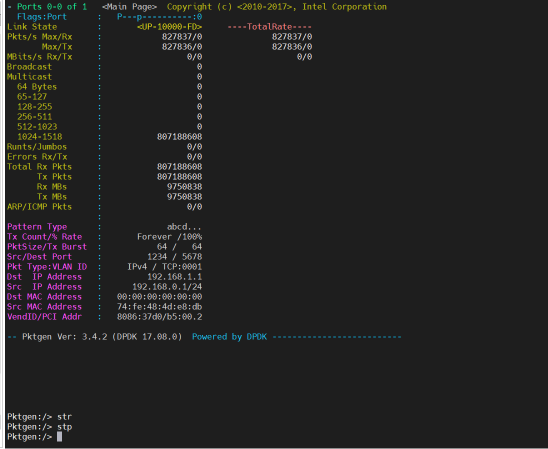
#> input picture assets/images/1workers_15min_no_drop-6f0d644451e2a2be1ec7d6c6baf97c4b.png, 1095 x 898 px (shown at 1/2 size)
$ python -i stamp_badge.py   (imports and definitions only)
#> lines starting #> are read from the running program, lines starting #| are printed output that depends on the picture; after the words box and inside, x2 and y2 are one past the last pixel; in counts of white or black regions, pixels touching at a corner belong together
#> in stamp_badge, image is the input picture: PIL image 1095x898 RGBA; mean R, G, B, A 36.5, 36, 35.6, 255
### aiv/pipeline/pyv/fonts.py
"""中文字体解析：跨平台挑一款能用的中文字体。

macOS 自带 `PingFang SC`；Linux 上没有等价物——PingFang 是 Apple 的授权
字体，**不能随仓库分发**。Linux 上退到开源的 `Noto Sans CJK SC` /
`Source Han Sans SC`（思源黑体）。

**代价**：同一段文字在 macOS 与 Linux 上渲染出的像素不一样（字形不同）。
文案、字幕内容一字不变，视觉上仍是同一套现代无衬线黑体。
验收口径按「视觉等价」而不是「逐像素一致」，见《形象与音色规范》。

选中的字体族名由 `font_family()` 统一给出——渲染代码不要再各自硬编码
`PingFang SC`，否则换平台时会静默画成豆腐块。

优先级：

1. `AIV_FONT_FAMILY` 环境变量（显式指定族名，最高优先级）
2. 已知路径上的字体文件——**macOS 的 PingFang 排在 Linux 的 Noto 前面**，
   这样在 macOS 上出来的画面与历史版本逐像素一致
3. `fontconfig`（Linux 上 cairo 就是靠它按族名解析字体）：问它要一款
   支持中文（`:lang=zh`）的字体
4. 都没有 → 抛错，报错信息里给出安装命令
"""
from __future__ import annotations

import glob
import os
import shutil
import subprocess
from dataclasses import dataclass
from functools import lru_cache

# 环境变量：显式指定字体族名（CI、特殊机器用）
FONT_ENV = "AIV_FONT_FAMILY"

INSTALL_HINT = (
    "Debian/Ubuntu: sudo apt-get install -y fonts-noto-cjk\n"
    "  Fedora/RHEL:  sudo dnf install google-noto-sans-cjk-fonts\n"
    "  Arch:         sudo pacman -S noto-fonts-cjk\n"
    "  或自带字体：把 NotoSansCJK-Regular.ttc 放进 "
    "~/.local/share/fonts/ 后跑 fc-cache -f"
)

# 探测不到字形时的探针字符（Unicode 私有区，字体一般没有）
_MISSING_GLYPH = "\ue000"


@dataclass(frozen=True)
class FontCandidate:
    """一个候选字体：文件路径 → cairo 用的字体族名。"""

    path: str
    family: str
    label: str


@dataclass(frozen=True)
class ResolvedFont:
    """挑中的那款字体。"""

    family: str
    path: str | None
    label: str
    resolves: bool


# ---- macOS：系统自带 PingFang SC ----------------------------------------

MACOS_CANDIDATES = (
    FontCandidate("/System/Library/Fonts/PingFang.ttc",
                  "PingFang SC", "PingFang SC（macOS 自带）"),
    FontCandidate("/System/Library/Fonts/PingFang SC.ttc",
                  "PingFang SC", "PingFang SC（macOS 自带）"),
)

# macOS 新版把 PingFang 放进可下载资产目录，文件名带哈希，需 glob
MACOS_ASSET_GLOB = (
    "/System/Library/AssetsV2/com_apple_MobileAsset_Font8/*/AssetData/PingFang.ttc"
)

# ---- Linux：开源中文字体 --------------------------------------------------

LINUX_CANDIDATES = (
    FontCandidate("/usr/share/fonts/opentype/noto/NotoSansCJK-Regular.ttc",
                  "Noto Sans CJK SC", "Noto Sans CJK SC（fonts-noto-cjk）"),
    FontCandidate("/usr/share/fonts/opentype/noto/NotoSansCJKsc-Regular.otf",
                  "Noto Sans CJK SC", "Noto Sans CJK SC（fonts-noto-cjk）"),
    FontCandidate("/usr/share/fonts/truetype/noto/NotoSansCJK-Regular.ttc",
                  "Noto Sans CJK SC", "Noto Sans CJK SC（fonts-noto-cjk）"),
    FontCandidate("/usr/share/fonts/opentype/noto/NotoSansCJK-VF.ttc",
                  "Noto Sans CJK SC", "Noto Sans CJK SC（可变字重）"),
    FontCandidate("/usr/share/fonts/opentype/source-han-sans/SourceHanSansSC-Regular.otf",
                  "Source Han Sans SC", "思源黑体 Source Han Sans SC"),
    FontCandidate("/usr/share/fonts/truetype/source-han-sans/SourceHanSansSC-Regular.otf",
                  "Source Han Sans SC", "思源黑体 Source Han Sans SC"),
)

# 自己装到 home / /usr/local 下的
USER_FONT_GLOBS = (
    "~/.local/share/fonts/**/NotoSansCJK*",
    "~/.local/share/fonts/**/SourceHanSansSC*",
    "~/.fonts/**/NotoSansCJK*",
    "~/.fonts/**/SourceHanSansSC*",
    "/usr/local/share/fonts/**/NotoSansCJK*",
    "/usr/local/share/fonts/**/SourceHanSansSC*",
)

# fontconfig 兜底时优先问这些族名
FALLBACK_FAMILIES = (
    "Noto Sans CJK SC",
    "Source Han Sans SC",
    "PingFang SC",
    "Hiragino Sans GB",
    "Microsoft YaHei",
    "WenQuanYi Zen Hei",
)


def _expand(patterns: tuple[str, ...]) -> list[str]:
    out: list[str] = []
    for pattern in patterns:
        out.extend(sorted(glob.glob(os.path.expanduser(pattern), recursive=True)))
    return out


def _all_candidates() -> list[FontCandidate]:
    """所有候选，按优先级排：macOS 优先（画面与历史版本一致），再 Linux。"""
    candidates: list[FontCandidate] = list(MACOS_CANDIDATES)
    candidates.extend(
        FontCandidate(path, "PingFang SC", "PingFang SC（macOS 可下载资产）")
        for path in _expand((MACOS_ASSET_GLOB,))
    )
    candidates.extend(LINUX_CANDIDATES)
    candidates.extend(
        FontCandidate(path, "Noto Sans CJK SC", "Noto Sans CJK SC（用户自装）")
        for path in _expand(USER_FONT_GLOBS)
    )
    return candidates


def _resolved_width(family: str, sample: str = "并行解码") -> float:
    """cairo 实际解析该字体族后的文本宽度。"""
    import cairo

    surface = cairo.ImageSurface(cairo.FORMAT_ARGB32, 1, 1)
    ctx = cairo.Context(surface)
    ctx.select_font_face(family, cairo.FONT_SLANT_NORMAL, cairo.FONT_WEIGHT_NORMAL)
    ctx.set_font_size(40)
    return ctx.text_extents(sample).width


def family_resolves(family: str) -> bool:
    """这个族名能不能被 cairo 解析出来（而不是静默回退到默认字体）。

    判定方式：真字体族与不存在字体的文本宽度必然不同。
    """
    try:
        fallback = _resolved_width("__NoSuchFontFamily__")
        return abs(_resolved_width(family) - fallback) > 0.5
    except Exception:
        return False


# [21 lines left out: function _fc_chinese_families, not called in this run]


@lru_cache(maxsize=1)
def resolve_font() -> ResolvedFont:
    """挑一款可用的中文字体。找不到就返回 resolves=False 的占位结果。"""
    env = os.environ.get(FONT_ENV, "").strip()
    if env:
        return ResolvedFont(env, None, f"{env}（{FONT_ENV} 指定）",
                            family_resolves(env))

    for candidate in _all_candidates():
        if os.path.exists(candidate.path):
            return ResolvedFont(
                candidate.family, candidate.path, candidate.label,
                family_resolves(candidate.family),
            )

    # fontconfig 兜底：先问已知族名，再问系统里任何一款支持中文的字体
    tried: list[str] = []
    for family in list(FALLBACK_FAMILIES) + _fc_chinese_families():
        if family in tried:
            continue
        tried.append(family)
        if family_resolves(family):
            return ResolvedFont(family, None, f"{family}（fontconfig）", True)

    return ResolvedFont(MACOS_CANDIDATES[0].family, None,
                        "未找到中文字体", False)


def reset_font_cache() -> None:
    """改完环境变量或装完字体后，让下一次解析重新探测。"""
    resolve_font.cache_clear()


def font_family() -> str:
    """给 `ctx.select_font_face()` 用的字体族名。"""
    return resolve_font().family


# [30 lines left out: functions assert_font_available, missing_glyph, not called in this run]

### aiv/character/scripts/stamp_badge.py
#!/usr/bin/env python3
"""给胸口铭牌印上 growdu（真实字体渲染）。

规范：铭牌**必须**显示 growdu——那是品牌标识，不能空着。但文字**不能**交给
模型生成：模型的中英文会乱码（growdu 可能变成 giowdu / grawdu）。

所以生成之后统一做一次后处理：

  1. 自动定位胸口那块白铭牌（不硬编码坐标，重生成后依然有效）
  2. 把铭牌刷成纯白，抹掉模型写的任何字
  3. 用 PingFang SC 写上 growdu

文字来源于是从「模型碰运气」变成「代码确定」：模型这次碰巧写对了也不算数，
下次重新生成时铭牌照样是对的。

铭牌定位：
  1. 铭牌在马甲上，所以先取最大一块马甲色连通块的包围盒，只在这块区域里找
     「近白色」的连通块——这一条约束同时挡掉了白底图里的大片背景
  2. 候选必须是横向长方形、边长与面积都够大
  3. 铭牌是「被深藏蓝马甲围住的一小块白」，所以四周一圈马甲色占比最高的那个
     就是它

用法：
  python3 scripts/stamp_badge.py                  # 处理默认素材
  python3 scripts/stamp_badge.py <png> [png...]   # 处理指定文件
"""
from __future__ import annotations

import sys
from dataclasses import dataclass
from pathlib import Path

import cairo
import numpy as np
from PIL import Image
from scipy import ndimage

HERE = Path(__file__).resolve().parent
AIV = HERE.parent.parent                     # aiv
CHAR_DIR = AIV / "character"
BRAND_ASSETS = AIV / "brand" / "assets"

# 字体族名统一由流水线解析（macOS PingFang SC / Linux Noto Sans CJK SC）
sys.path.insert(0, str(AIV / "pipeline"))
from pyv import fonts  # noqa: E402

# [1 line that did not run here, left out]
TEXT = "growdu"
TEXT_COLOR = (0x1B, 0x2A, 0x47)          # 深藏蓝，跟字幕主色一致
TEXT_WIDTH_RATIO = 0.76                  # 文字宽度占铭牌宽度的比例
TEXT_HEIGHT_RATIO = 0.52                 # 文字高度占铭牌高度的比例

NEAR_WHITE = 205          # 近白阈值
VEST_MAX = (110, 140, 175)   # 深藏蓝马甲的 r/g/b 上限
VEST_BLUE_MARGIN = 20       # 马甲还要满足 b > r + 该值
MIN_SIDE = 8                # 铭牌最小边长（像素）
# 铭牌是横向长方形。实测长宽比在 1.8 ~ 2.4 之间（盖章后白色块会略微
# 上下扩展一点），所以卡 1.5 留足余量。
MIN_ASPECT = 1.5            # 铭牌是横向长方形
MAX_AREA_RATIO = 0.004      # 铭牌面积不超过画布的 0.4%
# 铭牌四周一圈的「马甲占比」随生成批次波动很大（实测 0.17 ~ 0.74：
# 铭牌有时紧贴马甲边沿，有时旁边是角色的浅色身体），所以这个值只当
# 兜底门槛，真正的判据是尺寸 + 长宽比。
MIN_VEST_FRACTION = 0.08    # 四周一圈必须是马甲色
# 铭牌是服装上固定尺寸的道具，所有素材同一比例，所以按画布比例卡下限。
# 这一条是眼镜带来的：镜腿末端模型偶尔会贴一块小白牌，它四周全是镜框色，
# 「马甲占比」接近 1.0，比真正的铭牌还高——只有「够大」才分得开。
MIN_WIDTH_RATIO = 0.035     # 铭牌宽度至少占画布宽 3.5%（2048 画布 ≈ 72px）
MIN_HEIGHT_RATIO = 0.015    # 铭牌高度至少占画布高 1.5%（2048 画布 ≈ 31px）
# 铭牌在**胸口**，不在脸上。实测铭牌的上沿都在主体高度的 62%~68% 处
# （主形象 68%、点赞姿态 62%），而眼镜上的白牌在 30% 上下。
# 这条约束挡的是「镜框上的白牌把真铭牌挤掉」——那块白牌四周全是深藏蓝的
# 镜框，「马甲占比」比胸口那块真铭牌还高，光看颜色分不开。
MIN_BADGE_SUBJECT_Y = 0.45  # 铭牌上沿必须低于主体高度的 45%
# 铭牌是**纯白**的塑料牌，而小象的脚趾是奶油色、眼睛是高光：
# 实测铭牌区域「三个通道都 ≥ 240」的像素占 85%~89%，
# 脚趾只有 21%，眼睛 1%。这条把「胸口的白块」和「脚上的白块」分开。
WHITE_CHANNEL_MIN = 240
MIN_WHITE_FRACTION = 0.55

DEFAULT_TARGETS = (
    CHAR_DIR / "growdu_character_2k.png",
    CHAR_DIR / "growdu_character_2k_nobg.png",
    BRAND_ASSETS / "growdu_pose_thumbsup_nobg.png",
    BRAND_ASSETS / "growdu_pose_wave_nobg.png",
)


@dataclass(frozen=True)
class Badge:
    """铭牌的几何信息。origin 是文字基线起点（相对铭牌左上角）。"""
    box: tuple[int, int, int, int]
    size: int
    origin: tuple[float, float]


def _vest_regions(vest: np.ndarray) -> list[tuple[int, int, int, int]]:
    """马甲区域的候选包围盒，按优先级排列。

    先用**最大连通块**的包围盒，再退回「所有马甲色像素」的包围盒。

    为什么不能只用后者：眼镜的镜框和马甲是同一个深藏蓝 #2B4C7E。眼镜一戴上，
    「所有马甲色像素」就把脸上那副镜框也算了进去，搜索区域被撑到整个上半身——
    脸上的一小块高光会被误判成铭牌（实测就翻车了：真正的铭牌在胸口，
    检测器却抓到了鼻梁上的一小条反光）。

    为什么还要留个退路：马甲有渐变阴影，可能被切碎成几块，最大那块未必
    包住铭牌。真到那一步，退回全图马甲包围盒比什么都找不到强。
    """
    regions: list[tuple[int, int, int, int]] = []
    labels, count = ndimage.label(vest)
    blob_top = 0
    if count:
        sizes = ndimage.sum(vest, labels, range(1, count + 1))
        sl = ndimage.find_objects(labels)[int(np.argmax(sizes))]
        blob_top = sl[0].start
        regions.append((sl[1].start, sl[0].start, sl[1].stop, sl[0].stop))
    ys, xs = np.nonzero(vest)
    if len(xs):
        # 退路：所有马甲像素的包围盒，但**上沿不许高过衣服上沿**。
        # 衣服上沿以上是脸——眼镜的镜腿也在那儿，模型偶尔会在镜腿上贴一块
        # 小白铭牌，那块白四周全是镜框颜色，「马甲占比」高达 1.0，
        # 不夹住上沿它就会把脸上那块抢走。
        fallback = (int(xs.min()), max(int(ys.min()), blob_top),
                    int(xs.max()) + 1, int(ys.max()) + 1)
        if fallback not in regions:
            regions.append(fallback)
    return regions


def find_badge(image: Image.Image) -> tuple[int, int, int, int] | None:
    """返回铭牌矩形 (x0, y0, x1, y1)；找不到返回 None。

    铭牌在马甲上，所以只在**马甲区域内**找白块——这一条约束同时挡掉了
    白底图里的大片背景，避免白色连通块被误当成铭牌。
    """
    arr = np.array(image.convert("RGBA"))
    r, g, b = arr[..., 0], arr[..., 1], arr[..., 2]
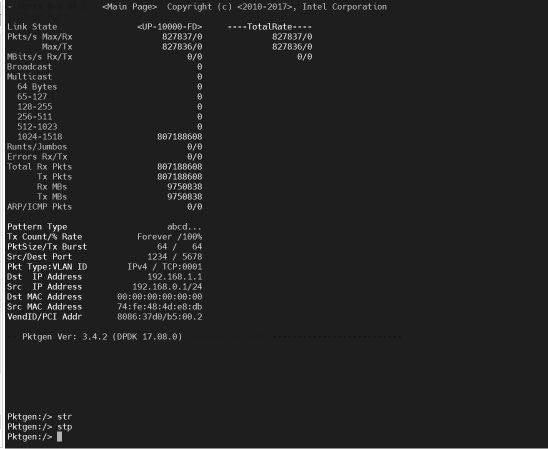
#> r: shape (898, 1095) (shown at 1/2 size); min 18, max 255, mean 36.5
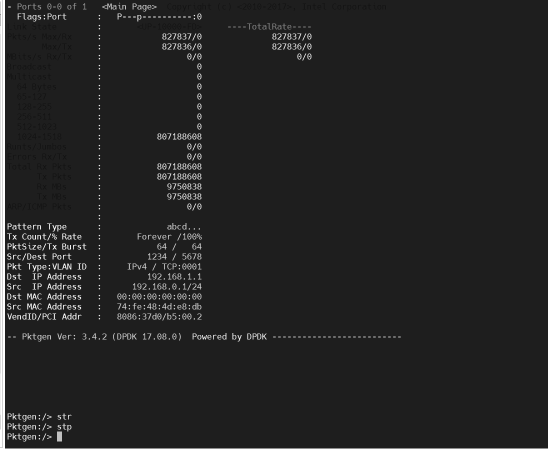
#> b: shape (898, 1095) (shown at 1/2 size); min 18, max 255, mean 35.6
    alpha = arr[..., 3]
#> alpha: shape (898, 1095); every value is 255
    near_white = (r > NEAR_WHITE) & (g > NEAR_WHITE) & (b > NEAR_WHITE)
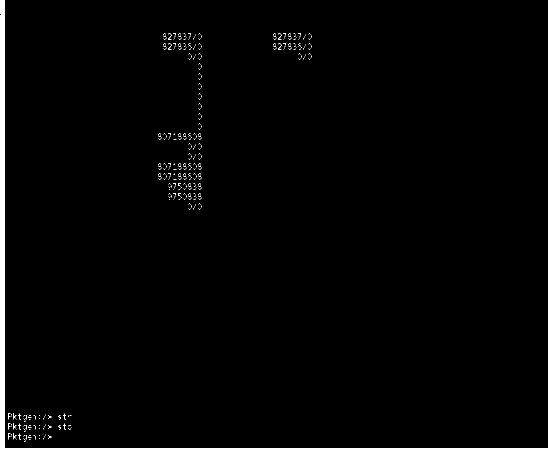
#> near_white: shape (898, 1095) bool (shown at 1/2 size); 1.1% white; 648 white regions (635 under 20 px), largest, box (x1, y1, x2, y2) and area: (0, 0, 1095, 898) 5585, (0, 0, 4, 895) 2800, (336, 67, 343, 79) 26
    if alpha.min() < 250:
        near_white &= alpha > 200      # 透明底版：先把背景剔掉
    vest = (
        (r < VEST_MAX[0]) & (g < VEST_MAX[1]) & (b < VEST_MAX[2])
        & (b > r + VEST_BLUE_MARGIN)
    )
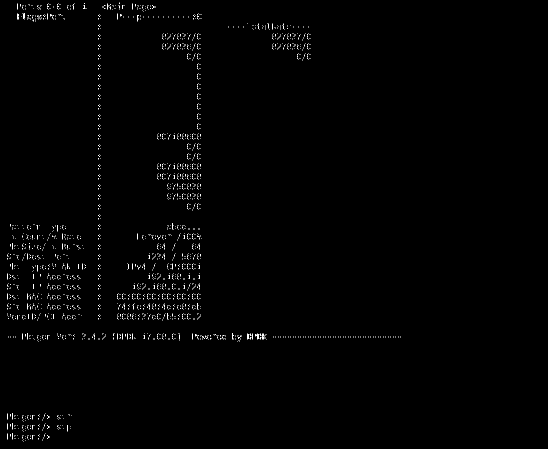
#> vest: shape (898, 1095) bool (shown at 1/2 size); 0.57% white in thin lines or dots, all inside (x1, y1, x2, y2) = (14, 5, 802, 883)
    if not vest.any():
        return None

    labels, _ = ndimage.label(near_white)
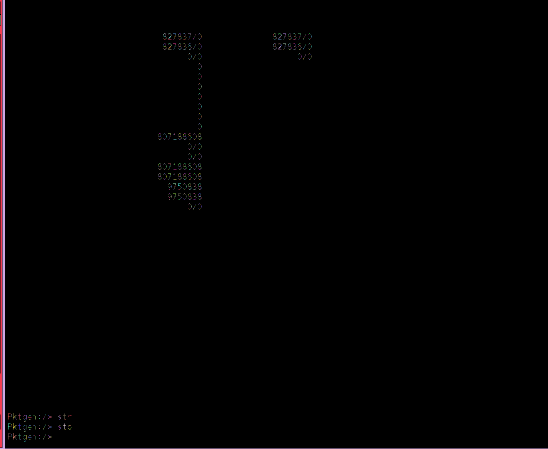
#> labels: shape (898, 1095) int32 (shown at 1/2 size); 867 distinct labels, from 0 to 866; one colour per label, 0 black
    height, width = arr.shape[:2]
#> height = 898; width = 1095
    subject = _subject_box(arr)
    # 纯白像素：三个通道都足够高。铭牌是白塑料牌，脚趾是奶油色。
    solid_white = (r >= WHITE_CHANNEL_MIN) & (g >= WHITE_CHANNEL_MIN) \
        & (b >= WHITE_CHANNEL_MIN)
    for region in _vest_regions(vest):
        best = _best_badge_in(near_white, vest, labels, region, width, height,
                              subject, solid_white)
        if best is not None:
            return best
    return None


def _subject_box(arr: np.ndarray) -> tuple[int, int, int, int] | None:
    """主体包围盒，用来判断某个白块在「脸上」还是「胸口」。"""
    rgb = arr[..., :3]
    alpha = arr[..., 3]
    if alpha.min() < 250:
        mask = alpha > 8
    else:
        mask = ~((rgb[..., 0] > 240) & (rgb[..., 1] > 240) & (rgb[..., 2] > 240))
#> mask: shape (898, 1095) bool; 99.2% white; 3 black regions, box (x1, y1, x2, y2) and area: (0, 0, 1095, 898) 5585, (0, 0, 4, 895) 1925, (0, 30, 1, 50) 20
        # 白底图：画布最外圈可能有压缩杂色，清掉
        mask[:2, :] = False
        mask[-2:, :] = False
        mask[:, :2] = False
        mask[:, -2:] = False
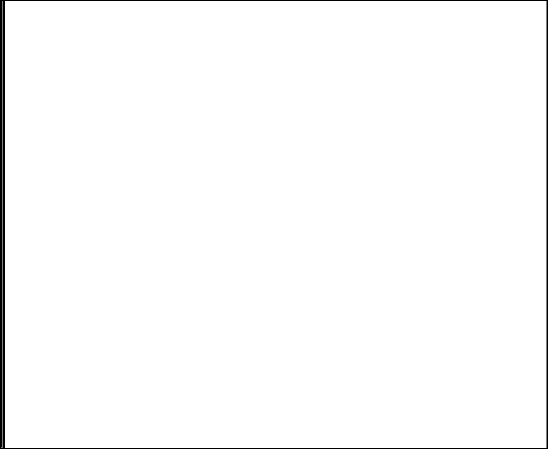
#> mask: shape (898, 1095) bool (shown at 1/2 size); 98.6% white; 1 black region, box (x1, y1, x2, y2) and area: (0, 0, 1095, 898) 14212
    rows = np.flatnonzero(mask.any(axis=1))
#> rows = 894 values from 2 to 895
    cols = np.flatnonzero(mask.any(axis=0))
#> cols = 1086 values from 2 to 1092
    if rows.size == 0 or cols.size == 0:
        return None
    return int(cols[0]), int(rows[0]), int(cols[-1]) + 1, int(rows[-1]) + 1


def _best_badge_in(near_white: np.ndarray, vest: np.ndarray,
                   labels: np.ndarray, region: tuple[int, int, int, int],
                   width: int, height: int,
                   subject: tuple[int, int, int, int] | None,
                   solid_white: np.ndarray | None = None,
                   ) -> tuple[int, int, int, int] | None:
    """在 region 这块马甲区域里找最像铭牌的白块。"""
    vx0, vy0, vx1, vy1 = region
    best: tuple[tuple[int, int, int, int], float] | None = None
    for sl in ndimage.find_objects(labels):
        y0, y1 = sl[0].start, sl[0].stop
        x0, x1 = sl[1].start, sl[1].stop
        if x0 == 0 or y0 == 0 or x1 == width or y1 == height:
            continue                    # 与画布边缘相连 → 那是背景
        if x0 < vx0 or x1 > vx1 or y0 < vy0 or y1 > vy1:
            continue                    # 不在马甲上 → 不是铭牌
        if subject is not None:
            subject_h = subject[3] - subject[1]
            if subject_h > 0 and (y0 - subject[1]) < MIN_BADGE_SUBJECT_Y * subject_h:
                continue                # 太靠上 → 脸上的东西（眼镜上的白牌）
        box_w, box_h = x1 - x0, y1 - y0
        if min(box_w, box_h) < MIN_SIDE:
            continue
        if box_w < MIN_WIDTH_RATIO * width or box_h < MIN_HEIGHT_RATIO * height:
            continue                    # 太小 → 是零碎高光，不是铭牌
        if box_w < MIN_ASPECT * box_h:
            continue                    # 铭牌是横向长方形
        if box_w * box_h > MAX_AREA_RATIO * width * height:
            continue
        # 纯白度：铭牌是白塑料牌，脚趾是奶油色，眼睛是高光
        if solid_white is None:
            continue
        white_fraction = float(solid_white[y0:y1, x0:x1].mean())
        if white_fraction < MIN_WHITE_FRACTION:
            continue
        ring = np.zeros_like(near_white)
        ring[max(0, y0 - 4):y1 + 4, max(0, x0 - 4):x1 + 4] = True
        ring[y0:y1, x0:x1] = False
        fraction = float(vest[ring].mean()) if ring.any() else 0.0
        if fraction < MIN_VEST_FRACTION:
            continue
        if best is None or fraction > best[1]:
            best = ((x0, y0, x1, y1), fraction)
    return best[0] if best else None


def _measure(ctx: cairo.Context, text: str, size: float):
    ctx.set_font_size(size)
    return ctx.text_extents(text)


# [41 lines left out: functions _fit_text, render_text_mask, not called in this run]


def plan_badge(image: Image.Image) -> Badge | None:
    """算出铭牌矩形、字号与文字基线起点。"""
    box = find_badge(image)
#> in find_badge, `subject = _subject_box(arr)`: subject = (2, 2, 1093, 896)
#> in find_badge, `solid_white = (r >= WHITE_CHANNEL_MIN) & (g >= WHITE_CHANNEL_MIN) \ & ..`: solid_white: shape (898, 1095) bool; 0.85% white; 3 white regions, box (x1, y1, x2, y2) and area: (0, 0, 1095, 898) 5585, (0, 0, 4, 895) 2800, (0, 30, 1, 50) 20
#> in _vest_regions, `labels, count = ndimage.label(vest)`:
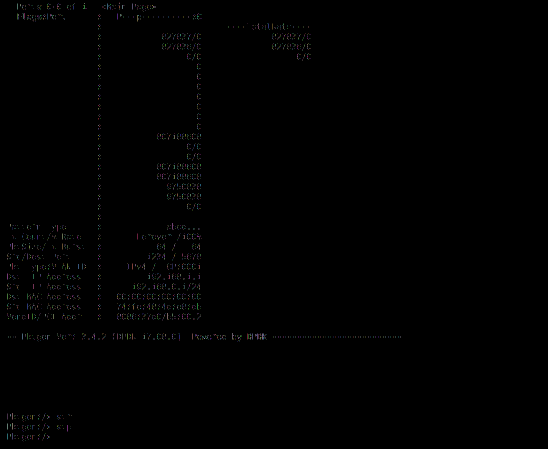
#> labels: shape (898, 1095) int32 (shown at 1/2 size); 3345 distinct labels, from 0 to 3344; one colour per label, 0 black
#> in _vest_regions, `labels, count = ndimage.label(vest)`: count = 3344
#> in _vest_regions, `blob_top = 0`: blob_top = 0
#> in _vest_regions, `blob_top = sl[0].start`: blob_top = 667
#> in _vest_regions, `fallback = (int(xs.min()), max(int(ys.min()), blob_top), int(xs.max())..`: fallback = (14, 667, 802, 883)
#> the loop in find_badge, `for region in _vest_regions(vest):` made 2 passes
#> (vx0 in _best_badge_in, vy0 in _best_badge_in, vx1 in _best_badge_in, vy1 in _best_badge_in) on passes 1 to 2: (513, 667, 515, 679), (14, 667, 802, 883)
    if box is None:
        return None
    x0, y0, x1, y1 = box
    box_w, box_h = x1 - x0, y1 - y0
    surface = cairo.ImageSurface(cairo.FORMAT_ARGB32, 1, 1)
    ctx = cairo.Context(surface)
    ctx.select_font_face(FONT, cairo.FONT_SLANT_NORMAL, cairo.FONT_WEIGHT_BOLD)
    size = _fit_text(ctx, TEXT, box_w, box_h)
    ext = _measure(ctx, TEXT, float(size))
    x_bearing, y_bearing = ext[0], ext[1]
    width, ink_height = ext[2], ext[3]
    x = (box_w - width) / 2 - x_bearing
    baseline = (box_h - ink_height) / 2 - y_bearing
    return Badge(box=box, size=size, origin=(x, baseline))


def stamp_badge(path: str | Path) -> Badge | None:
    """把铭牌刷白并印上 growdu。返回铭牌信息；没找到铭牌返回 None。"""
    path = Path(path)
    if not path.exists():
        print(f"  - {path.name}：文件不存在，跳过", file=sys.stderr)
        return None
    image = Image.open(path).convert("RGBA")
    badge = plan_badge(image)
    if badge is None:
        print(f"  - {path.name}：没找到铭牌，跳过")
        return None
    x0, y0, x1, y1 = badge.box
    box_w, box_h = x1 - x0, y1 - y0

    arr = np.array(image)
    # 1. 抹掉模型写的任何字，整块刷成纯白
    arr[y0:y1, x0:x1, :3] = 255
    # 2. 用真实字体写上 growdu
    mask = render_text_mask(TEXT, badge.size, badge.origin, box_w, box_h)
    alpha = (mask.astype(np.uint16) / 255.0)[..., None]
    color = np.array(TEXT_COLOR, dtype=np.float64)[None, None, :]
    region = arr[y0:y1, x0:x1, :3].astype(np.float64)
    arr[y0:y1, x0:x1, :3] = np.clip(
        region * (1 - alpha) + color * alpha, 0, 255
    ).astype(np.uint8)

    Image.fromarray(arr, "RGBA").save(path)
    print(f"  → {path.name}：铭牌 {badge.box} 已印上 {TEXT}（{badge.size}px）")
    return badge


# [6 lines left out: function main, not called in this run]


# [2 lines not run here, left out]

>>> result = stamp_badge('../../../assets/images/1workers_15min_no_drop-6f0d644451e2a2be1ec7d6c6baf97c4b.png')
